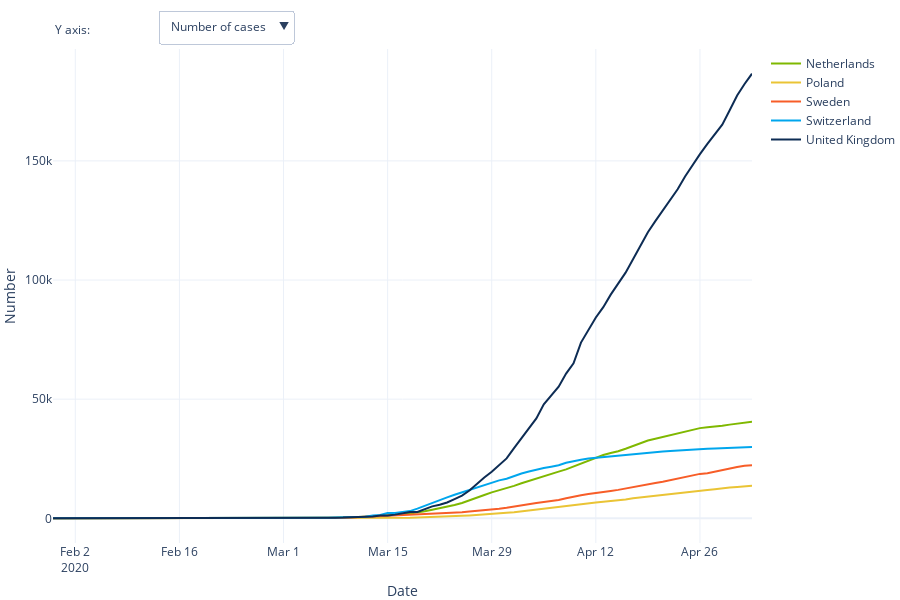

The notebook cell saved with this chart:
### Code cell
# create figure
fig = go.Figure()

fig.add_trace(go.Scatter(
        x=similar_strategy_long[(similar_strategy_long["Entity"] == "Netherlands")]['Date'],
        y=similar_strategy_long[(similar_strategy_long["Entity"] == "Netherlands")]["Number"],
        mode='lines',
        name="Netherlands",
        marker=dict(color="#7FB800")
    )
                     )

fig.add_trace(go.Scatter(
        x=similar_strategy_long[(similar_strategy_long["Entity"] == "Poland")]['Date'],
        y=similar_strategy_long[(similar_strategy_long["Entity"] == "Poland")]["Number"],
        mode='lines',
        name="Poland",
        marker=dict(color="#EAC435")
    )
                     )
                                    
fig.add_trace(go.Scatter(
        x=similar_strategy_long[(similar_strategy_long["Entity"] == "Sweden")]['Date'],
        y=similar_strategy_long[(similar_strategy_long["Entity"] == "Sweden")]["Number"],
        mode='lines',
        name="Sweden",
        marker=dict(color="#F75D28")
    )
                     )
                                    
fig.add_trace(go.Scatter(
        x=similar_strategy_long[(similar_strategy_long["Entity"] == "Switzerland")]['Date'],
        y=similar_strategy_long[(similar_strategy_long["Entity"] == "Switzerland")]["Number"],
        mode='lines',
        name="Switzerland",
        marker=dict(color="#00A6ED")
    )
                     )
                                
fig.add_trace(go.Scatter(
        x=similar_strategy_long[(similar_strategy_long["Entity"] == "United Kingdom")]['Date'],
        y=similar_strategy_long[(similar_strategy_long["Entity"] == "United Kingdom")]["Number"],
        mode='lines',
        name="United Kingdom",
        marker=dict(color="#0D2C54")
    )
             )


fig.update_layout(
    width=900,
    height=600,
    autosize=False,
    margin=dict(t=0, b=0, l=0, r=0),
    template='plotly_white',
    xaxis_title = 'Date',
    yaxis_title = 'Number'
)
                                    
    
buttons = []

for name, df, y_title in zip(
    ['Number of cases', 'Number of tests'],
    [similar_strategy_long, tests],
    ['Number of cases', 'Number of tests']
):
    
    buttons.append(dict(method='update',
                        label=name,
                        visible=True,
                        args=[{'x': [
                            df[(df["Entity"] == "Netherlands")]['Date'],
                            df[(df["Entity"] == "Poland")]['Date'],
                            df[(df["Entity"] == "Sweden")]['Date'],
                            df[(df["Entity"] == "Switzerland")]['Date'],
                            df[(df["Entity"] == "United Kingdom")]['Date'],
                        ],
                               'y': [
                            df[(df["Entity"] == "Netherlands")]['Number'],
                            df[(df["Entity"] == "Poland")]['Number'],
                            df[(df["Entity"] == "Sweden")]['Number'],
                            df[(df["Entity"] == "Switzerland")]['Number'],
                            df[(df["Entity"] == "United Kingdom")]['Number'],
                        ]
                    },
                             {
                                 'yaxis': {'title': y_title}
                    }],
                            )
                  )
    
updatemenu = []
your_menu=dict()
updatemenu.append(your_menu)

updatemenu[0] = dict(
            buttons=buttons,
            direction="down",
            pad={"r": 10, "t": 10},
            showactive=True,
            x=0.15,
            xanchor="left",
            y=1.1,
            yanchor="top"
        )

fig.update_layout(showlegend=True, updatemenus=updatemenu)


fig.update_layout(
    annotations=[
        dict(text="Y axis:", showarrow=False,
        x=0, y=1.06, xref="paper", yref="paper", align="left")
    ]
)

fig.show()
# fig.write_html("plotly_plot1.html")
